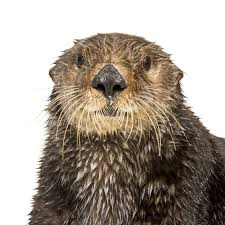
#> input picture test/e2e/data/otter.jpeg, 225 x 225 px
$ python -i roi.py   (imports and definitions only)
#> lines starting #> are read from the running program, lines starting #| are printed output that depends on the picture
### src/logger.py
import logging
import sys

from flask import request


class Logger:
    logger: logging.Logger = logging.getLogger()
    handler: logging.StreamHandler = logging.StreamHandler()

    def __init__(self: "Logger") -> None:
        self.logger.setLevel(logging.INFO)
        self.handler.setFormatter(
            logging.Formatter(
                fmt="%(asctime)s | %(message)s", datefmt="%Y/%m/%d-%H:%M:%S"
            )
        )
        self.logger.addHandler(self.handler)

    def request(self: "Logger", status: int = 200) -> None:
        self.log(f"{request.path} {status}")

    def error(self: "Logger", msg: str) -> None:
        self.log(msg)
        sys.exit()

    def log(self: "Logger", msg: str) -> None:
        self.logger.info(msg)
        self.handler.close()

    def test(self: "Logger", msg: str) -> None:
        self.logger.error(msg)
        self.handler.close()


logger = Logger()

### src/app/roi.py
from typing import Optional

import cv2
import numpy as np
from PIL import Image

from src.app.region import Region


class ROI:
    @staticmethod
    def crop(img: np.ndarray, threshold: int = None) -> np.ndarray:
        if not (region := ROI.__get_roi(img, threshold)):
            return img
        return region.crop(img)

    @staticmethod
    def __get_roi(img: np.ndarray, threshold: int = None) -> Optional[Region]:
        grey = ROI.__get_grey(img)
        thresh = threshold if threshold else ROI.__get_threshold(grey)
        (_, bin) = cv2.threshold(grey, thresh, 255, cv2.THRESH_BINARY)
        (ctrs, _) = cv2.findContours(
            bin, cv2.RETR_EXTERNAL, cv2.CHAIN_APPROX_SIMPLE
        )
        if not ctrs:
            return None
        (left, top, w, h) = cv2.boundingRect(
            sorted(ctrs, key=lambda ctr: ctr.size, reverse=True)[0]
        )
        return Region(left=left, right=left + w, top=top, bottom=top + h)

    @staticmethod
    def __get_grey(img: np.ndarray) -> np.ndarray:
        if len(img.shape) == 3:
            if img.shape[2] == 4:
                return img[:, :, 3]
            if img.shape[2] == 3:
                return cv2.cvtColor(img, cv2.COLOR_RGB2GRAY)
        return img

    @staticmethod
    def __get_threshold(img: np.ndarray) -> int:
        histogram = Image.fromarray(img).histogram()
        mode = max(*histogram)
        return histogram.index(mode)

>>> import cv2
>>> picture = cv2.cvtColor(cv2.imread('../../test/e2e/data/otter.jpeg'), cv2.COLOR_BGR2RGB)
>>> result = ROI().crop(picture)
#> in __get_grey, `return cv2.cvtColor(img, cv2.COLOR_RGB2GRAY)`:
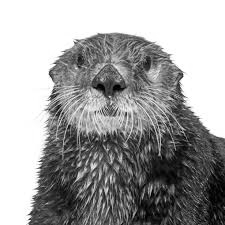
#> returned value: shape (225, 225); min 0, max 255, mean 160.8
#> in __get_threshold, `histogram = Image.fromarray(img).histogram()`: histogram = 256 values, max 18557 at index 255, min 2 at index 0, mean 197.8
#> in __get_threshold, `mode = max(*histogram)`: mode = 18557
#> in __get_roi, `thresh = threshold if threshold else ROI.__get_threshold(grey)`: thresh = 255
#> in __get_roi, `(_, bin) = cv2.threshold(grey, thresh, 255, cv2.THRESH_BINARY)`: bin: shape (225, 225); every value is 0
#> in __get_roi, `(ctrs, _) = cv2.findContours( bin, cv2.RETR_EXTERNAL, cv2.CHAIN_APPROX..`: ctrs = []
